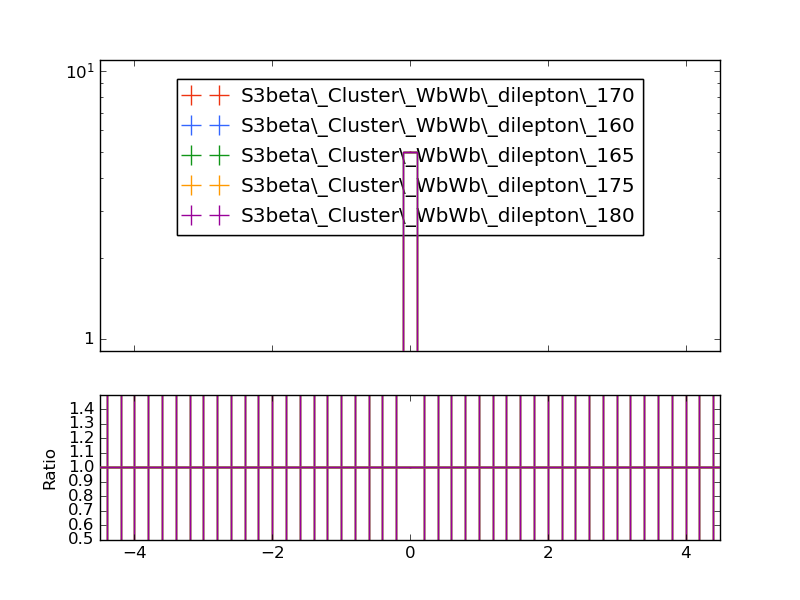

Write Python code to recreate this figure.
#! /usr/bin/env python

# This Python script was auto-generated using YODA v2.0.1.
# Analysis object: /WbWb_dilepton/met_eta_presel
# Timestamp: 27-02-2025 (11:02:16)

import matplotlib as mpl
import matplotlib.pyplot as plt
mpl.use('Agg') # comment out for interactive use
import os
import numpy as np

plotDir = os.path.split(os.path.realpath(__file__))[0]
if 'YODA_USER_PLOT_PATH' in globals():
    plot_outdir = globals()['YODA_USER_PLOT_PATH']
else:
    plot_outdir = plotDir

#plot style
plt.style.use(os.path.join(plotDir, '../default.mplstyle'))

plt.rcParams['text.usetex'] = False
plt.style.use(['classic'])
plt.rc('font', family='DejaVu Sans')
# plot metadata
figW, figH = plt.rcParams['figure.figsize']
ax_xLabel = r''
ax_yLabel = r''
ax_title  = r''
ax_xScale = 'linear'
ax_yScale = 'log'
xLims = (-4.5, 4.5)
yLims = (0.9, 11.0)

# TeX-friendly labels for the legend
labels = {
    'legend' : ([ r"S3beta\_Cluster\_WbWb\_dilepton\_170", r"S3beta\_Cluster\_WbWb\_dilepton\_160", r"S3beta\_Cluster\_WbWb\_dilepton\_165", r"S3beta\_Cluster\_WbWb\_dilepton\_175", r"S3beta\_Cluster\_WbWb\_dilepton\_180" ], r""),
}

# Adjust canvas width and height
canvasW = 10.0
canvasH = 9.0
figW *= canvasW/10.
figH *= canvasH/9.

# Create figure and axis objects
fig, (ax, ratio0_ax) = plt.subplots(2, 1, sharex=True,
                  figsize=(figW,figH), gridspec_kw={'height_ratios': (6.0, 3.0)})

# Set figure margins
plt.subplots_adjust(
    left   = 1.0 * plt.rcParams['figure.subplot.left'],
    right  = 1.0 * plt.rcParams['figure.subplot.right'],
    top    = 1.0 * plt.rcParams['figure.subplot.top'],
    bottom = 1.0 * plt.rcParams['figure.subplot.bottom'])

ratio0_ax.yaxis.set_major_locator(mpl.ticker.MultipleLocator(0.1))
ratio0_ax.set_ylim(0.5, 1.4999)
ratio0_ax.set_ylabel('Ratio')

# the numerical data is stored in a separate file
dataf = dict()
prefix = os.path.split(__file__)[0]
if prefix:    prefix = prefix + '/'
exec(open(prefix+'met_eta_presel__data.py').read(), dataf)


legend_handles = dict() # keep track of handles for the legend

# style options for curves
# starts at zorder>=5 to draw curve on top of legend
styles = {
  'S3beta_Cluster_WbWb_dilepton_170.yoda.gz': {
    'color' : '#EE3311',
    'linestyle' : '-',
    'linewidth' : 1,
    'marker' : 'none',
    'markersize' : 2,
    'capsize' : 0.0,
    'zorder' : 5,
    'histstyle' : 1,
    'drawstyle' : 'steps-pre',
    'xerrorbars' : 1,
    'yerrorbars' : 1,
    'fillcolor' : None,
    'fillopacity' : 1.0,
    'ratio0_linestyle' : '-',
    'ratio0_linewidth' : 1,
    'ratio0_marker' : 'none',
    'ratio0_markersize' : 2,
    'ratio0_capsize' : 0.0,
    'ratio0_zorder' : 5,
    'ratio0_histstyle' : 1,
    'ratio0_drawstyle' : 'steps-pre',
    'ratio0_xerrorbars' : 1,
    'ratio0_yerrorbars' : 1,
  },
  'S3beta_Cluster_WbWb_dilepton_160.yoda.gz': {
    'color' : '#3366FF',
    'linestyle' : '-',
    'linewidth' : 1,
    'marker' : 'none',
    'markersize' : 2,
    'capsize' : 0.0,
    'zorder' : 6,
    'histstyle' : 1,
    'drawstyle' : 'steps-pre',
    'xerrorbars' : 1,
    'yerrorbars' : 1,
    'fillcolor' : None,
    'fillopacity' : 1.0,
    'ratio0_linestyle' : '-',
    'ratio0_linewidth' : 1,
    'ratio0_marker' : 'none',
    'ratio0_markersize' : 2,
    'ratio0_capsize' : 0.0,
    'ratio0_zorder' : 6,
    'ratio0_histstyle' : 1,
    'ratio0_drawstyle' : 'steps-pre',
    'ratio0_xerrorbars' : 1,
    'ratio0_yerrorbars' : 1,
  },
  'S3beta_Cluster_WbWb_dilepton_165.yoda.gz': {
    'color' : '#109618',
    'linestyle' : '-',
    'linewidth' : 1,
    'marker' : 'none',
    'markersize' : 2,
    'capsize' : 0.0,
    'zorder' : 7,
    'histstyle' : 1,
    'drawstyle' : 'steps-pre',
    'xerrorbars' : 1,
    'yerrorbars' : 1,
    'fillcolor' : None,
    'fillopacity' : 1.0,
    'ratio0_linestyle' : '-',
    'ratio0_linewidth' : 1,
    'ratio0_marker' : 'none',
    'ratio0_markersize' : 2,
    'ratio0_capsize' : 0.0,
    'ratio0_zorder' : 7,
    'ratio0_histstyle' : 1,
    'ratio0_drawstyle' : 'steps-pre',
    'ratio0_xerrorbars' : 1,
    'ratio0_yerrorbars' : 1,
  },
  'S3beta_Cluster_WbWb_dilepton_175.yoda.gz': {
    'color' : '#FF9900',
    'linestyle' : '-',
    'linewidth' : 1,
    'marker' : 'none',
    'markersize' : 2,
    'capsize' : 0.0,
    'zorder' : 8,
    'histstyle' : 1,
    'drawstyle' : 'steps-pre',
    'xerrorbars' : 1,
    'yerrorbars' : 1,
    'fillcolor' : None,
    'fillopacity' : 1.0,
    'ratio0_linestyle' : '-',
    'ratio0_linewidth' : 1,
    'ratio0_marker' : 'none',
    'ratio0_markersize' : 2,
    'ratio0_capsize' : 0.0,
    'ratio0_zorder' : 8,
    'ratio0_histstyle' : 1,
    'ratio0_drawstyle' : 'steps-pre',
    'ratio0_xerrorbars' : 1,
    'ratio0_yerrorbars' : 1,
  },
  'S3beta_Cluster_WbWb_dilepton_180.yoda.gz': {
    'color' : '#990099',
    'linestyle' : '-',
    'linewidth' : 1,
    'marker' : 'none',
    'markersize' : 2,
    'capsize' : 0.0,
    'zorder' : 9,
    'histstyle' : 1,
    'drawstyle' : 'steps-pre',
    'xerrorbars' : 1,
    'yerrorbars' : 1,
    'fillcolor' : None,
    'fillopacity' : 1.0,
    'ratio0_linestyle' : '-',
    'ratio0_linewidth' : 1,
    'ratio0_marker' : 'none',
    'ratio0_markersize' : 2,
    'ratio0_capsize' : 0.0,
    'ratio0_zorder' : 9,
    'ratio0_histstyle' : 1,
    'ratio0_drawstyle' : 'steps-pre',
    'ratio0_xerrorbars' : 1,
    'ratio0_yerrorbars' : 1,
  },
}

# curve from input yoda files in main panel
for label, yvals in dataf['yvals'].items():
    if all(np.isnan(v) for v in dataf['yvals'][label]):
        continue
    tmp = None
    if styles[label]['histstyle']: # draw as histogram
        xpos = dataf['xedges'][label] if styles[label]['drawstyle'] else dataf['xpoints'][label]
        ypos = np.insert(yvals, 0, yvals[0]) if styles[label]['drawstyle'] else yvals
        if styles[label]['fillcolor']: # fill area below curve
            ax.fill_between(xpos, ypos, step='pre',
                            color=styles[label]['fillcolor'],
                            alpha=styles[label]['fillopacity'])
        tmp, = ax.plot(xpos, ypos,
                       color=styles[label]['color'],
                       linestyle=styles[label]['linestyle'],
                       linewidth=styles[label]['linewidth'],
                       drawstyle=styles[label]['drawstyle'], solid_joinstyle='miter',
                       zorder=styles[label]['zorder'], label=label)
    tmp = ax.errorbar(dataf['xpoints'][label], yvals,
                      xerr=np.array(dataf['xerrs'][label])*styles[label]['xerrorbars'],
                      yerr=np.array(dataf['yerrs'][label])*styles[label]['yerrorbars'],
                      fmt=styles[label]['marker'], capsize=styles[label]['capsize'],
                      markersize=styles[label]['markersize'],
                      ecolor=styles[label]['color'],
                      color=styles[label]['color'], zorder=styles[label]['zorder'])
    tmp[-1][0].set_linestyle(styles[label]['linestyle'])
    tmp[-1][0].set_linewidth(styles[label]['linewidth'])
    if label in dataf['add_legend_handle']:  legend_handles[label] = tmp
    for varLabel in dataf['variation_yvals'].keys():
        if varLabel.startswith(label):
            tmp, = ax.plot(dataf['xedges'][label], dataf['variation_yvals'][varLabel],
                           color=styles[label]['color'],
                           linestyle=styles[label]['linestyle'],
                           linewidth=styles[label]['linewidth'],
                           drawstyle='steps-pre', solid_joinstyle='miter',
                           zorder=styles[label]['zorder'], alpha=0.5)


# plots on ratio panel
# curve from input yoda files in ratio panel
for label, yvals in dataf['ratio0_yvals'].items():
    if all(np.isnan(v) for v in yvals):
        continue
    if styles[label]['ratio0_histstyle']: # plot as histogram
        xpos = dataf['xedges']['S3beta_Cluster_WbWb_dilepton_170.yoda.gz'] if styles[label]['ratio0_drawstyle'] else dataf['xpoints']['S3beta_Cluster_WbWb_dilepton_170.yoda.gz']
        ypos = np.insert(yvals, 0, yvals[0]) if styles[label]['ratio0_drawstyle'] else yvals
        ratio0_ax.plot(xpos, ypos,
                       color=styles[label]['color'],
                       linewidth=styles[label]['linewidth'],
                       linestyle=styles[label]['ratio0_linestyle'],
                       drawstyle=styles[label]['ratio0_drawstyle'], zorder=styles[label]['zorder'],
                       solid_joinstyle='miter')
    tmp = ratio0_ax.errorbar(dataf['xpoints']['S3beta_Cluster_WbWb_dilepton_170.yoda.gz'], yvals,
                             xerr=np.array(dataf['ref_xerrs'])*styles[label]['ratio0_xerrorbars'],
                             yerr=np.array(dataf['ratio0_yerrs'][label])*styles[label]['ratio0_yerrorbars'],
                             fmt=styles[label]['ratio0_marker'], capsize=styles[label]['ratio0_capsize'],
                             markersize=styles[label]['ratio0_markersize'],
                             ecolor=styles[label]['color'],
                             color=styles[label]['color'])
    tmp[-1][0].set_linestyle(styles[label]['ratio0_linestyle'])
    tmp[-1][0].set_linewidth(styles[label]['ratio0_linewidth'])

    for varlabel in dataf['ratio0_variation_vals'].keys():
        if varlabel.startswith(label):
            ratio0_ax.plot(dataf['xedges']['S3beta_Cluster_WbWb_dilepton_170.yoda.gz'],
                            dataf['ratio0_variation_vals'][varlabel],
                            color=styles[label]['color'],
                            linestyle=styles[label]['linestyle'],
                            linewidth=styles[label]['linewidth'],
                            drawstyle='steps-pre', solid_joinstyle='miter',
                            zorder=1, alpha=0.5)

legend_items = list(legend_handles.values())
ax.add_artist(ax.legend(legend_items,
                        labels['legend'][0],
                        title=labels['legend'][1],
                        alignment='left',
                        loc='upper center',
                        bbox_to_anchor=(0.5, 0.97)))

# set plot metadata as defined above
ratio0_ax.set_xlabel(ax_xLabel)
ratio0_ax.xaxis.set_label_coords(1., -0.15)
ax.set_ylabel(ax_yLabel, ha='right', va='top')
ax.yaxis.set_label_coords(-0.11, 1.0)
ax.set_title(ax_title, loc='left')
ax.set_xscale(ax_xScale)
ax.set_yscale(ax_yScale)
ax.set_xlim(xLims)
ax.set_ylim(yLims)

# tick formatting
plt.rcParams['xtick.top'] = True
plt.rcParams['ytick.right'] = True
ax.yaxis.set_major_locator(mpl.ticker.LogLocator(base=10.0, numticks=np.inf))
ax.yaxis.set_minor_locator(mpl.ticker.LogLocator(
                           base=10.0, subs=np.arange(0.1, 1, 0.1), numticks=np.inf))
fig.align_ylabels((ax, ratio0_ax))
plt.savefig(os.path.join(plot_outdir, 'met_eta_presel.pdf'), format='PDF')
plt.savefig(os.path.join(plot_outdir, 'met_eta_presel.png'), format='PNG')

plt.close(fig)
